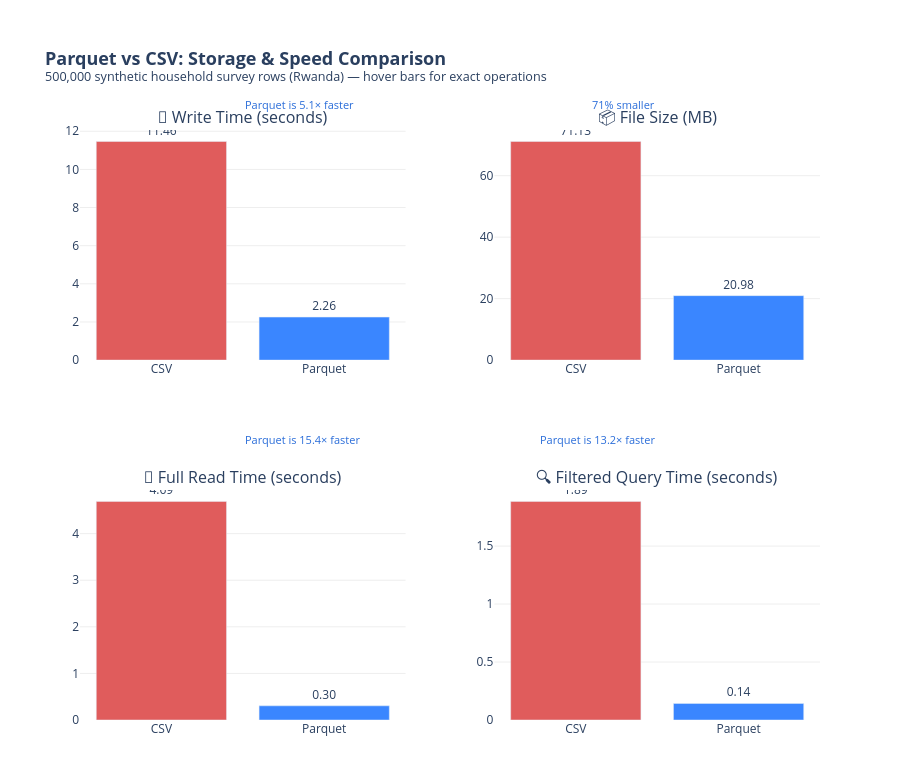

Notebook cell for this chart:
### Markdown cell above
## 6. Visualize Results

### Code cell
labels = ["CSV", "Parquet"]
colors = ["#E05C5C", "#3A86FF"]

# Operation descriptions shown in hover tooltips and captions
OPERATIONS = {
    "write": {
        "csv":     "df.to_csv(survey.csv)",
        "parquet": "df.to_parquet(survey.parquet, compression='snappy')",
    },
    "size": {
        "csv":     f"Plain text, one row per line\n({N_ROWS:,} rows × 20 columns)",
        "parquet": f"Columnar + Snappy compression\n({N_ROWS:,} rows × 20 columns)",
    },
    "read": {
        "csv":     "pd.read_csv(survey.csv)  — full file, all columns",
        "parquet": "pd.read_parquet(survey.parquet)  — full file, all columns",
    },
    "query": {
        "csv":     (
            "pd.read_csv(usecols=[district, treatment_arm, monthly_income_usd])\n"
            "→ filter treatment_arm == 'treatment_A'\n"
            "→ groupby district → mean income"
        ),
        "parquet": (
            "pd.read_parquet(columns=[district, treatment_arm, monthly_income_usd],\n"
            "                filters=[treatment_arm == 'treatment_A'])  ← pushed to disk\n"
            "→ groupby district → mean income"
        ),
    },
}

fig = make_subplots(
    rows=2, cols=2,
    subplot_titles=[
        "💾 Write Time (seconds)",
        "📦 File Size (MB)",
        "📖 Full Read Time (seconds)",
        "🔍 Filtered Query Time (seconds)",
    ],
    vertical_spacing=0.22,
    horizontal_spacing=0.12,
)

def bar_trace(values, hover_texts, row, col):
    fig.add_trace(
        go.Bar(
            x=labels,
            y=values,
            marker_color=colors,
            text=[f"{v:.2f}" for v in values],
            textposition="outside",
            showlegend=False,
            customdata=hover_texts,
            hovertemplate="<b>%{x}</b><br>%{y:.3f}<br><br><i>%{customdata}</i><extra></extra>",
        ),
        row=row, col=col,
    )

bar_trace(
    [csv_write_time, parquet_write_time],
    [OPERATIONS["write"]["csv"], OPERATIONS["write"]["parquet"]],
    row=1, col=1,
)
bar_trace(
    [csv_size_mb, parquet_size_mb],
    [OPERATIONS["size"]["csv"], OPERATIONS["size"]["parquet"]],
    row=1, col=2,
)
bar_trace(
    [csv_read_time, parquet_read_time],
    [OPERATIONS["read"]["csv"], OPERATIONS["read"]["parquet"]],
    row=2, col=1,
)
bar_trace(
    [csv_query_time, parquet_query_time],
    [OPERATIONS["query"]["csv"], OPERATIONS["query"]["parquet"]],
    row=2, col=2,
)

def pct_improvement(old, new):
    return f"Parquet is {(old/new):.1f}× faster" if new < old else f"CSV is {(new/old):.1f}× faster"

def size_improvement(old, new):
    return f"{(1 - new/old)*100:.0f}% smaller"

# Subplot captions: what operation was run (italic, grey, below each title)
CAPTION_STYLE = dict(xref="paper", yref="paper", showarrow=False,
                     font=dict(size=10, color="#888"), align="center")

annotations = [
    # Row 1 captions
    dict(x=0.22, y=0.985, text="<i>df.to_csv() vs df.to_parquet(snappy)</i>",        **CAPTION_STYLE),
    dict(x=0.78, y=0.985, text=f"<i>{N_ROWS:,} rows × 20 cols — plain text vs columnar+compressed</i>", **CAPTION_STYLE),
    # Row 2 captions
    dict(x=0.22, y=0.455, text="<i>pd.read_csv() vs pd.read_parquet() — all 20 columns</i>",             **CAPTION_STYLE),
    dict(x=0.78, y=0.455, text="<i>3 cols selected + filter pushed to disk (Parquet only)</i>",           **CAPTION_STYLE),
    # Improvement callouts
    dict(x=0.22, y=1.06, text=pct_improvement(csv_write_time, parquet_write_time),
         font=dict(size=11, color="#2a6dd9"), **{k: v for k, v in CAPTION_STYLE.items() if k != "font"}),
    dict(x=0.78, y=1.06, text=size_improvement(csv_size_mb, parquet_size_mb),
         font=dict(size=11, color="#2a6dd9"), **{k: v for k, v in CAPTION_STYLE.items() if k != "font"}),
    dict(x=0.22, y=0.475, text=pct_improvement(csv_read_time, parquet_read_time),
         font=dict(size=11, color="#2a6dd9"), **{k: v for k, v in CAPTION_STYLE.items() if k != "font"}),
    dict(x=0.78, y=0.475, text=pct_improvement(csv_query_time, parquet_query_time),
         font=dict(size=11, color="#2a6dd9"), **{k: v for k, v in CAPTION_STYLE.items() if k != "font"}),
]

fig.update_layout(
    title=dict(
        text=(
            f"<b>Parquet vs CSV: Storage & Speed Comparison</b>"
            f"<br><sup>{N_ROWS:,} synthetic household survey rows (Rwanda) — hover bars for exact operations</sup>"
        ),
        font=dict(size=18),
    ),
    height=760,
    plot_bgcolor="white",
    paper_bgcolor="white",
    annotations=annotations,
    margin=dict(t=130, b=40),
)
fig.update_yaxes(gridcolor="#eee")

fig.show()
fig.write_html("output/demo1_parquet_vs_csv_results.html")
print("Chart saved to output/demo1_parquet_vs_csv_results.html")

### Figure 1 — Plotly figure (JSON) as saved in the notebook; plotly's stock layout.template omitted (floating-point values rounded to 4 significant figures)
{"data": [{"customdata": ["df.to_csv(survey.csv)", "df.to_parquet(survey.parquet, compression='snappy')"], "hovertemplate": "<b>%{x}</b><br>%{y:.3f}<br><br><i>%{customdata}</i><extra></extra>", "marker": {"color": ["#E05C5C", "#3A86FF"]}, "showlegend": false, "text": ["11.46", "2.26"], "textposition": "outside", "type": "bar", "x": ["CSV", "Parquet"], "xaxis": "x", "y": [11.46, 2.256], "yaxis": "y"}, {"customdata": ["Plain text, one row per line\n(500,000 rows × 20 columns)", "Columnar + Snappy compression\n(500,000 rows × 20 columns)"], "hovertemplate": "<b>%{x}</b><br>%{y:.3f}<br><br><i>%{customdata}</i><extra></extra>", "marker": {"color": ["#E05C5C", "#3A86FF"]}, "showlegend": false, "text": ["71.13", "20.98"], "textposition": "outside", "type": "bar", "x": ["CSV", "Parquet"], "xaxis": "x2", "y": [71.13, 20.98], "yaxis": "y2"}, {"customdata": ["pd.read_csv(survey.csv)  — full file, all columns", "pd.read_parquet(survey.parquet)  — full file, all columns"], "hovertemplate": "<b>%{x}</b><br>%{y:.3f}<br><br><i>%{customdata}</i><extra></extra>", "marker": {"color": ["#E05C5C", "#3A86FF"]}, "showlegend": false, "text": ["4.69", "0.30"], "textposition": "outside", "type": "bar", "x": ["CSV", "Parquet"], "xaxis": "x3", "y": [4.692, 0.3043], "yaxis": "y3"}, {"customdata": ["pd.read_csv(usecols=[district, treatment_arm, monthly_income_usd])\n→ filter treatment_arm == 'treatment_A'\n→ groupby district → mean income", "pd.read_parquet(columns=[district, treatment_arm, monthly_income_usd],\n                filters=[treatment_arm == 'treatment_A'])  ← pushed to disk\n→ groupby district → mean income"], "hovertemplate": "<b>%{x}</b><br>%{y:.3f}<br><br><i>%{customdata}</i><extra></extra>", "marker": {"color": ["#E05C5C", "#3A86FF"]}, "showlegend": false, "text": ["1.89", "0.14"], "textposition": "outside", "type": "bar", "x": ["CSV", "Parquet"], "xaxis": "x4", "y": [1.885, 0.1427], "yaxis": "y4"}], "layout": {"annotations": [{"font": {"size": 16}, "showarrow": false, "text": "💾 Write Time (seconds)", "x": 0.22, "xanchor": "center", "xref": "paper", "y": 1, "yanchor": "bottom", "yref": "paper"}, {"font": {"size": 16}, "showarrow": false, "text": "📦 File Size (MB)", "x": 0.78, "xanchor": "center", "xref": "paper", "y": 1, "yanchor": "bottom", "yref": "paper"}, {"font": {"size": 16}, "showarrow": false, "text": "📖 Full Read Time (seconds)", "x": 0.22, "xanchor": "center", "xref": "paper", "y": 0.39, "yanchor": "bottom", "yref": "paper"}, {"font": {"size": 16}, "showarrow": false, "text": "🔍 Filtered Query Time (seconds)", "x": 0.78, "xanchor": "center", "xref": "paper", "y": 0.39, "yanchor": "bottom", "yref": "paper"}, {"align": "center", "font": {"color": "#2a6dd9", "size": 11}, "showarrow": false, "text": "Parquet is 5.1× faster", "x": 0.22, "xref": "paper", "y": 1.06, "yref": "paper"}, {"align": "center", "font": {"color": "#2a6dd9", "size": 11}, "showarrow": false, "text": "71% smaller", "x": 0.78, "xref": "paper", "y": 1.06, "yref": "paper"}, {"align": "center", "font": {"color": "#2a6dd9", "size": 11}, "showarrow": false, "text": "Parquet is 15.4× faster", "x": 0.22, "xref": "paper", "y": 0.475, "yref": "paper"}, {"align": "center", "font": {"color": "#2a6dd9", "size": 11}, "showarrow": false, "text": "Parquet is 13.2× faster", "x": 0.78, "xref": "paper", "y": 0.475, "yref": "paper"}], "height": 760, "margin": {"b": 40, "t": 130}, "paper_bgcolor": "white", "plot_bgcolor": "white", "title": {"font": {"size": 18}, "text": "<b>Parquet vs CSV: Storage & Speed Comparison</b><br><sup>500,000 synthetic household survey rows (Rwanda) — hover bars for exact operations</sup>"}, "xaxis": {"anchor": "y", "domain": [0, 0.44]}, "xaxis2": {"anchor": "y2", "domain": [0.56, 1]}, "xaxis3": {"anchor": "y3", "domain": [0, 0.44]}, "xaxis4": {"anchor": "y4", "domain": [0.56, 1]}, "yaxis": {"anchor": "x", "domain": [0.61, 1], "gridcolor": "#eee"}, "yaxis2": {"anchor": "x2", "domain": [0.61, 1], "gridcolor": "#eee"}, "yaxis3": {"anchor": "x3", "domain": [0, 0.39], "gridcolor": "#eee"}, "yaxis4": {"anchor": "x4", "domain": [0, 0.39], "gridcolor": "#eee"}}}
